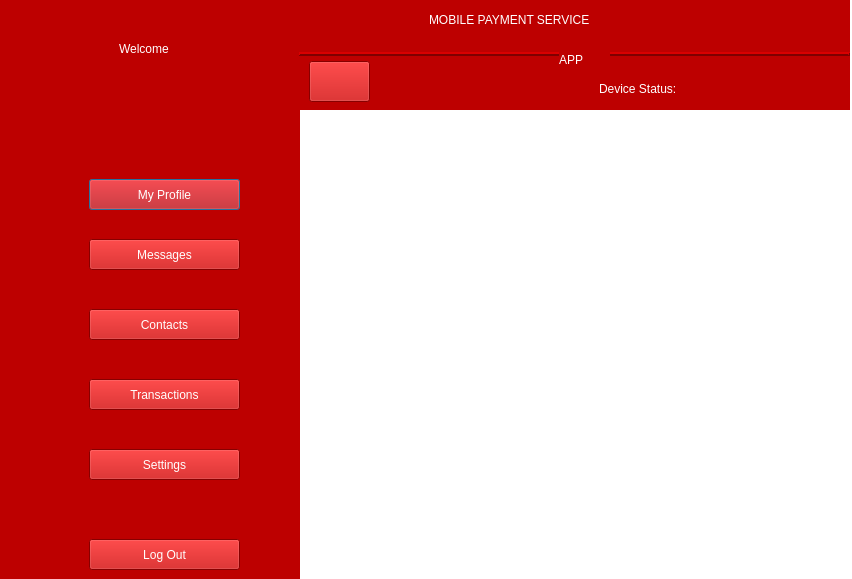
<?xml version="1.0" encoding="UTF-8"?>
<ui version="4.0">
 <class>Dialog</class>
 <widget class="QDialog" name="Dialog">
  <property name="geometry">
   <rect>
    <x>0</x>
    <y>0</y>
    <width>852</width>
    <height>579</height>
   </rect>
  </property>
  <property name="windowTitle">
   <string>Dialog</string>
  </property>
  <property name="layoutDirection">
   <enum>Qt::LeftToRight</enum>
  </property>
  <property name="styleSheet">
   <string notr="true">background-color: rgb(255, 255, 255);</string>
  </property>
  <property name="modal">
   <bool>false</bool>
  </property>
  <widget class="QWidget" name="widget" native="true">
   <property name="geometry">
    <rect>
     <x>-1</x>
     <y>-1</y>
     <width>301</width>
     <height>581</height>
    </rect>
   </property>
   <property name="styleSheet">
    <string notr="true">background-color: rgb(189, 0, 0);
color: rgb(255, 255, 255);</string>
   </property>
   <widget class="QLabel" name="label">
    <property name="geometry">
     <rect>
      <x>120</x>
      <y>40</y>
      <width>81</width>
      <height>20</height>
     </rect>
    </property>
    <property name="styleSheet">
     <string notr="true">font: 75 14pt &quot;MS Shell Dlg 2&quot;;</string>
    </property>
    <property name="text">
     <string>Welcome</string>
    </property>
   </widget>
   <widget class="QLabel" name="nmm">
    <property name="geometry">
     <rect>
      <x>60</x>
      <y>70</y>
      <width>201</width>
      <height>20</height>
     </rect>
    </property>
    <property name="styleSheet">
     <string notr="true">font: 75 13pt &quot;MS Shell Dlg 2&quot;;</string>
    </property>
    <property name="text">
     <string/>
    </property>
    <property name="alignment">
     <set>Qt::AlignCenter</set>
    </property>
   </widget>
   <widget class="QLabel" name="pnmm">
    <property name="geometry">
     <rect>
      <x>100</x>
      <y>110</y>
      <width>131</width>
      <height>20</height>
     </rect>
    </property>
    <property name="styleSheet">
     <string notr="true">font: 75 13pt &quot;MS Shell Dlg 2&quot;;</string>
    </property>
    <property name="text">
     <string/>
    </property>
    <property name="alignment">
     <set>Qt::AlignCenter</set>
    </property>
   </widget>
   <widget class="QLabel" name="label_4">
    <property name="geometry">
     <rect>
      <x>20</x>
      <y>170</y>
      <width>51</width>
      <height>41</height>
     </rect>
    </property>
    <property name="text">
     <string/>
    </property>
    <property name="pixmap">
     <pixmap>ICONS/icons8-user-menu-male-48.png</pixmap>
    </property>
   </widget>
   <widget class="QLabel" name="label_5">
    <property name="geometry">
     <rect>
      <x>20</x>
      <y>230</y>
      <width>51</width>
      <height>41</height>
     </rect>
    </property>
    <property name="text">
     <string/>
    </property>
    <property name="pixmap">
     <pixmap>ICONS/icons8-group-message-48.png</pixmap>
    </property>
   </widget>
   <widget class="QLabel" name="label_11">
    <property name="geometry">
     <rect>
      <x>20</x>
      <y>370</y>
      <width>51</width>
      <height>41</height>
     </rect>
    </property>
    <property name="text">
     <string/>
    </property>
    <property name="pixmap">
     <pixmap>ICONS/icons8-euro-money-48.png</pixmap>
    </property>
   </widget>
   <widget class="QLabel" name="label_12">
    <property name="geometry">
     <rect>
      <x>20</x>
      <y>300</y>
      <width>51</width>
      <height>41</height>
     </rect>
    </property>
    <property name="text">
     <string/>
    </property>
    <property name="pixmap">
     <pixmap>ICONS/icons8-address-book-2-48.png</pixmap>
    </property>
   </widget>
   <widget class="QLabel" name="label_13">
    <property name="geometry">
     <rect>
      <x>20</x>
      <y>440</y>
      <width>51</width>
      <height>41</height>
     </rect>
    </property>
    <property name="text">
     <string/>
    </property>
    <property name="pixmap">
     <pixmap>ICONS/icons8-gear-48.png</pixmap>
    </property>
   </widget>
   <widget class="QLabel" name="label_14">
    <property name="geometry">
     <rect>
      <x>20</x>
      <y>530</y>
      <width>51</width>
      <height>41</height>
     </rect>
    </property>
    <property name="text">
     <string/>
    </property>
    <property name="pixmap">
     <pixmap>ICONS/icons8-open-pane-48.png</pixmap>
    </property>
   </widget>
   <widget class="QPushButton" name="pushButton_2">
    <property name="geometry">
     <rect>
      <x>90</x>
      <y>180</y>
      <width>151</width>
      <height>31</height>
     </rect>
    </property>
    <property name="styleSheet">
     <string notr="true">font: 75 10pt &quot;Arial&quot;;</string>
    </property>
    <property name="text">
     <string>My Profile</string>
    </property>
    <property name="default">
     <bool>false</bool>
    </property>
    <property name="flat">
     <bool>false</bool>
    </property>
   </widget>
   <widget class="QPushButton" name="pushButton_3">
    <property name="geometry">
     <rect>
      <x>90</x>
      <y>240</y>
      <width>151</width>
      <height>31</height>
     </rect>
    </property>
    <property name="styleSheet">
     <string notr="true">font: 75 10pt &quot;Arial&quot;;</string>
    </property>
    <property name="text">
     <string>Messages</string>
    </property>
   </widget>
   <widget class="QPushButton" name="pushButton_4">
    <property name="geometry">
     <rect>
      <x>90</x>
      <y>310</y>
      <width>151</width>
      <height>31</height>
     </rect>
    </property>
    <property name="styleSheet">
     <string notr="true">font: 75 10pt &quot;Arial&quot;;</string>
    </property>
    <property name="text">
     <string>Contacts</string>
    </property>
   </widget>
   <widget class="QPushButton" name="transaction">
    <property name="geometry">
     <rect>
      <x>90</x>
      <y>380</y>
      <width>151</width>
      <height>31</height>
     </rect>
    </property>
    <property name="styleSheet">
     <string notr="true">font: 75 10pt &quot;Arial&quot;;</string>
    </property>
    <property name="text">
     <string>Transactions</string>
    </property>
   </widget>
   <widget class="QPushButton" name="pushButton_6">
    <property name="geometry">
     <rect>
      <x>90</x>
      <y>450</y>
      <width>151</width>
      <height>31</height>
     </rect>
    </property>
    <property name="styleSheet">
     <string notr="true">font: 75 10pt &quot;Arial&quot;;</string>
    </property>
    <property name="text">
     <string>Settings</string>
    </property>
   </widget>
   <widget class="QPushButton" name="lgo">
    <property name="geometry">
     <rect>
      <x>90</x>
      <y>540</y>
      <width>151</width>
      <height>31</height>
     </rect>
    </property>
    <property name="styleSheet">
     <string notr="true">font: 75 10pt &quot;Arial&quot;;</string>
    </property>
    <property name="text">
     <string>Log Out</string>
    </property>
   </widget>
  </widget>
  <widget class="QFrame" name="frame">
   <property name="geometry">
    <rect>
     <x>299</x>
     <y>-1</y>
     <width>551</width>
     <height>111</height>
    </rect>
   </property>
   <property name="styleSheet">
    <string notr="true">background-color: rgb(189, 0, 0);
color: rgb(255, 255, 255);</string>
   </property>
   <property name="frameShape">
    <enum>QFrame::HLine</enum>
   </property>
   <property name="frameShadow">
    <enum>QFrame::Raised</enum>
   </property>
   <property name="lineWidth">
    <number>2</number>
   </property>
   <property name="midLineWidth">
    <number>0</number>
   </property>
   <widget class="QLabel" name="label_16">
    <property name="geometry">
     <rect>
      <x>260</x>
      <y>50</y>
      <width>51</width>
      <height>21</height>
     </rect>
    </property>
    <property name="styleSheet">
     <string notr="true">font: 75 18pt &quot;MS Shell Dlg 2&quot;;</string>
    </property>
    <property name="text">
     <string>APP</string>
    </property>
   </widget>
   <widget class="QLabel" name="label_15">
    <property name="geometry">
     <rect>
      <x>130</x>
      <y>10</y>
      <width>301</width>
      <height>21</height>
     </rect>
    </property>
    <property name="styleSheet">
     <string notr="true">font: 75 18pt &quot;MS Shell Dlg 2&quot;;</string>
    </property>
    <property name="text">
     <string>MOBILE PAYMENT SERVICE</string>
    </property>
   </widget>
   <widget class="QPushButton" name="hm">
    <property name="geometry">
     <rect>
      <x>10</x>
      <y>62</y>
      <width>61</width>
      <height>41</height>
     </rect>
    </property>
    <property name="text">
     <string/>
    </property>
    <property name="icon">
     <iconset>
      <normaloff>ICONS/icons8-exterior-48.png</normaloff>ICONS/icons8-exterior-48.png</iconset>
    </property>
    <property name="iconSize">
     <size>
      <width>40</width>
      <height>40</height>
     </size>
    </property>
   </widget>
   <widget class="QLabel" name="st">
    <property name="geometry">
     <rect>
      <x>410</x>
      <y>80</y>
      <width>111</width>
      <height>20</height>
     </rect>
    </property>
    <property name="styleSheet">
     <string notr="true">font: 75 12pt &quot;MS Shell Dlg 2&quot;;</string>
    </property>
    <property name="text">
     <string/>
    </property>
   </widget>
   <widget class="QLabel" name="label_2">
    <property name="geometry">
     <rect>
      <x>300</x>
      <y>80</y>
      <width>101</width>
      <height>20</height>
     </rect>
    </property>
    <property name="styleSheet">
     <string notr="true">font: 75 12pt &quot;MS Shell Dlg 2&quot;;</string>
    </property>
    <property name="text">
     <string>Device Status:</string>
    </property>
   </widget>
   <widget class="QLabel" name="sm">
    <property name="geometry">
     <rect>
      <x>80</x>
      <y>80</y>
      <width>111</width>
      <height>20</height>
     </rect>
    </property>
    <property name="styleSheet">
     <string notr="true">font: 75 11pt &quot;MS Shell Dlg 2&quot;;</string>
    </property>
    <property name="text">
     <string/>
    </property>
   </widget>
  </widget>
 </widget>
 <resources/>
 <connections/>
</ui>
